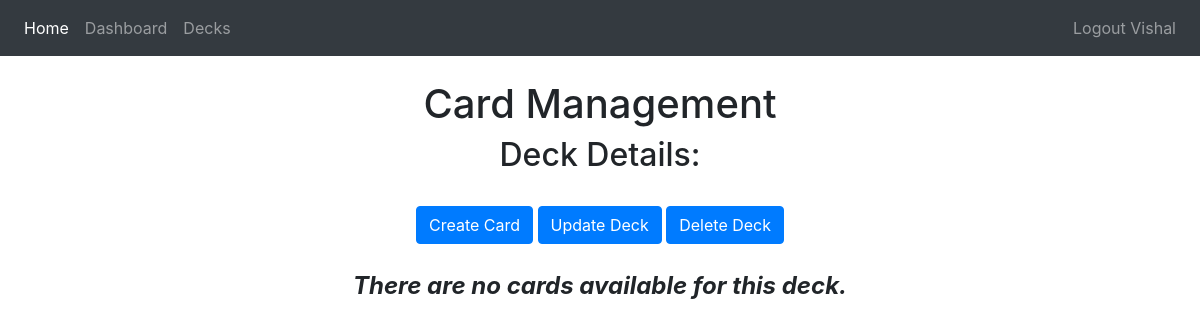
Before: /decks/4 (signed in) with the older database file.
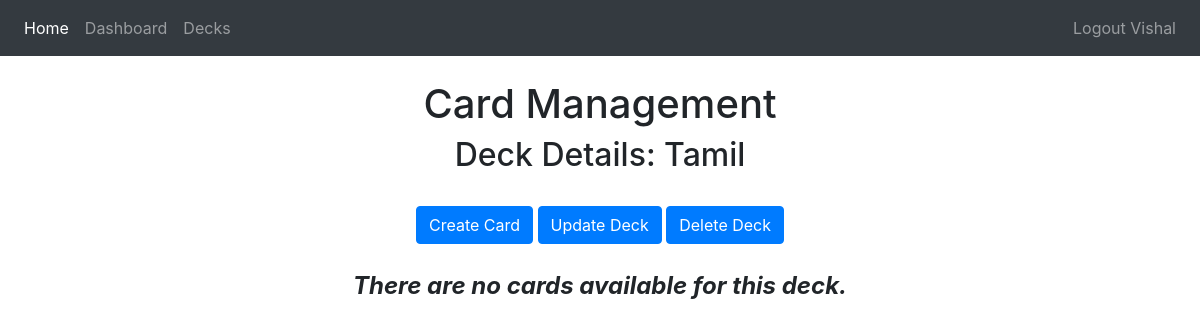
After: the same page with the newer database file.
### flashapp/database/models.py (models this page shows)
class Deck(db.Model):
    deck_id = db.Column(db.Integer, primary_key=True)
    deck_name = db.Column(db.String(100), nullable=False)
    cards = db.relationship('Card')
    review_dt = db.Column(db.DateTime(timezone=True))
    user_id = db.Column(db.Integer, db.ForeignKey('user.id'))
    crt_dt = db.Column(db.DateTime(timezone=True), default=func.now())
    updt_dt = db.Column(db.DateTime(timezone=True), default=func.now())

### flashapp/controller.py (the view, shortened to what this page needs)
@views.route('/decks/<deck_id>', methods=['GET', 'POST'])
@login_required
def deck_details(deck_id):
    deck = Deck.query.filter_by(deck_id=deck_id).first()
    card = Card.query.filter_by(deck_id=deck_id).all()
    return render_template("deck_details.html", user=current_user, deck_details=(deck, card))

### flashapp/app.py (called while the page is built)
def create_app():
    app = Flask(__name__)
    app.config.from_object(Config)
    db.init_app(app)
    app.app_context().push()
    app.register_blueprint(views, url_prefix='/')
    app.register_blueprint(auth, url_prefix='/')
    create_database(app)
    login_manager = LoginManager()
    login_manager.login_view = 'views.login'
    login_manager.init_app(app)
    @login_manager.user_loader
    def load_user(id):
        return User.query.get(int(id))
    return app

### flashapp/templates/deck_details.html (shortened to what this page needs)
{% extends "base.html" %} {% block title %}Card Management{% endblock %} {% block content
%}
<h1 align="center">Card Management</h1>
<h2 align="center">Deck Details: {{ deck_details[0].deck_name }}</h2>
<div class="text-center">
<a class="btn btn-primary" href="/decks/{{ deck_details[0].deck_id }}/card" role="button">Create Card</a>
<button type="button" class="btn btn-primary" data-toggle="modal" data-target="#exampleModalCenter1">
  Update Deck
</button>
<button type="button" class="btn btn-primary" data-toggle="modal" data-target="#exampleModalCenter2">
  Delete Deck
</button>
</div>
<br/>
{% if deck_details[1]|length>0 %}
    <table class="table table-striped table-hover table-bordered justify-content-center">
  <thead>
    <tr>
      <th scope="col">S.No</th>
      <th scope="col">Card</th>
      <th scope="col">Difficulty Level</th>
      <th scope="col">Score</th>
      <th scope="col">Action</th>
    </tr>
  </thead>
  <tbody>
  {% for i in range(deck_details[1]|length) %}
    <tr>
      <th scope="row">{{ (i+1) }}</th>
      <td>{{ deck_details[1][i].card_ques }}</td>
      <td>{{ deck_details[1][i].diff_level }}</td>
      <td>{{ deck_details[1][i].score }}</td>
        <td><button type="button" class="btn btn-outline-primary" onclick="location.href='/decks/{{ deck_details[0].deck_id }}/cards/{{ deck_details[1][i].card_id }}'">Edit</button></td>
    </tr>
  {% endfor %}
  </tbody>
</table>
{% else %}
<p class="font-weight-bold font-italic text-center size">There are no cards available for this deck.</p>
{% endif %}
{% endblock %}

Changed rows visible on the page:
added Deck: deck_name "Tamil"
